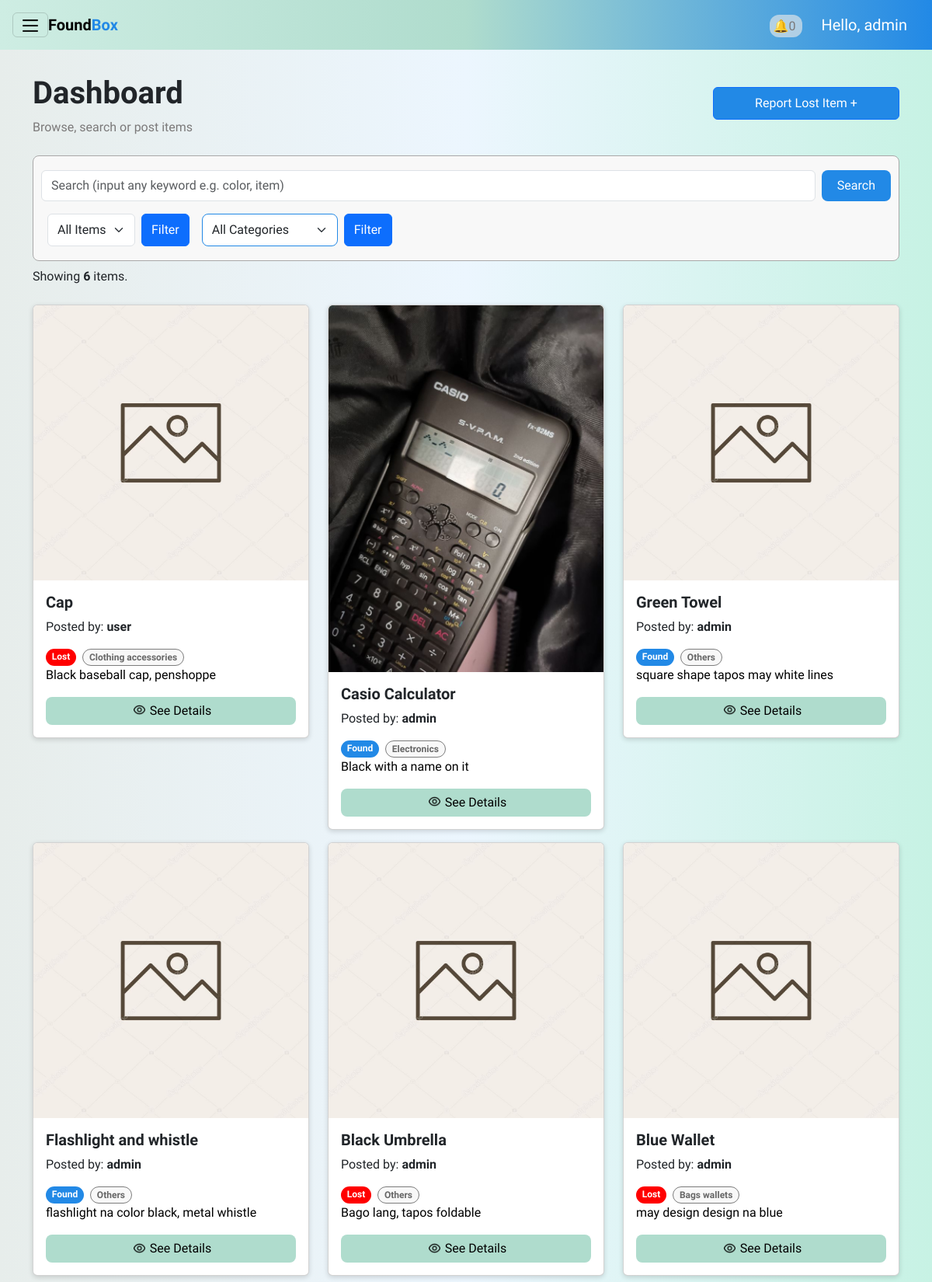
Screenshot of /interfaces/users/dashboard_user.php (signed in) with the database file from the repository.
### tables this page shows
CREATE TABLE categories (
        id INTEGER PRIMARY KEY AUTOINCREMENT,
        name TEXT UNIQUE NOT NULL
    );

### interfaces/users/dashboard_user.php (the view, shortened to what this page needs)
<?php
$user = $_SESSION["user"];
$db = get_db();
$action = $_GET["action"] ?? "list";
$where = [];
$where[] = "items.item_status != 'claimed'";
$sql = "SELECT items.*, categories.name AS category_name, users.role AS posted_by_role, items.created_at AS date_created
        FROM items
        LEFT JOIN categories ON items.category_id = categories.id
        LEFT JOIN users ON users.id = items.user_id";
if (!empty($where)) {
    $sql .= " WHERE " . implode(" AND ", $where);
}
$sql .= " ORDER BY items.id DESC";
?>
<!DOCTYPE html>
<html lang="en">
<head>
    <link rel="stylesheet" href="../../reusable/header.css">
    <link rel="stylesheet" href="../../reusable/cards.css">
    <link rel="stylesheet" href="../../reusable/form.css">
    <link rel="stylesheet" href="../../reusable/hero.css">
    <link href="https://cdn.jsdelivr.net/npm/bootstrap@5.3.8/dist/css/bootstrap.min.css" rel="stylesheet">
</head>
<body class="m-0 border-0 bd-example">
    <nav class="navbar p-3 sticky-top">
        <button class="navbar-toggler" type="button" data-bs-toggle="offcanvas"
                data-bs-target="#offcanvasWithBothOptions" aria-controls="offcanvasWithBothOptions"
                aria-expanded="false" aria-label="Toggle navigation">
            <img src="/assets/hamburger.png" alt="hamburger icon" width="20px" height="20px">
        </button>
        <strong><a class="navbar-brand me-auto d-none d-md-inline" href="#">Found<span class = "find">Box</a></strong>
        <?php $userId = $_SESSION['user']['id'];
        $notifCount = $db->querySingle("
            SELECT COUNT(*)
            FROM notifications
            WHERE status = 'unread' AND notify_to = $userId AND type = 'to_user'
        ");?>
        <div class = "ms-auto">
            <a href="myposts_user.php" class="notif mx-4">
                🔔<?= $notifCount ?>
            </a>
            <a class="navbar-brand text-white" href="#">Hello, <?php echo htmlspecialchars($user["username"]); ?></a>
        </div>
    </nav>
<div class="container my-3">
    <?php if ($action === "create"): ?>
        <h3 class="mb-4" style="font-weight: 700; color: #334155;">Post New Item</h3>
        <form method="post" action="?action=store" enctype="multipart/form-data">
            <div class="form-grid-layout">
                <div class="form-left">
                    <div class="input-group-modern">
                        <label>Item Name</label>
                        <input type="text" name="title" placeholder="e.g. Blue Jansport Backpack" required>
                    </div>
                    <div class="form-row">
                        <div class="input-group-modern">
                            <label>Category</label>
                            <select name="category_id" id="category_id" required>
                                <option value="">Select Category</option>
                                <?php
                                $catQ = $db->query("SELECT * FROM categories ORDER BY name");
                                while($c = $catQ->fetchArray(SQLITE3_ASSOC)):
                                ?>
                                    <option value="<?= $c['id']; ?>">
                                        <?= ucfirst(str_replace('_', ' ', $c['name'])); ?>
                                    </option>
                                <?php endwhile; ?>
                            </select>
                        </div>
                    </div>
                    <div class="input-group-modern">
                        <label>Description</label>
                        <textarea name="description" rows="3" placeholder="Describe the item (color, distinctive marks, brand)..."></textarea>
                    </div>
                    <div class="form-row">
                        <div class="input-group-modern">
                            <label>Lost Location</label>
                            <input type="text" name="location_lost" id="location_lost" placeholder="Where was it lost?">
                        </div>
                    </div>
                    <div class="form-row">
                        <div class="input-group-modern">
                            <label id="dateLabel">Date Event</label>
                            <div class="date-card">
                                <input type="date" name="date_lost_or_found" id="date_lost_or_found" style="border:none; background:transparent; padding:0;">
                            </div>
                        </div>
                    </div>
                    <div class="d-flex gap-2 mt-2">
                        <button class="btn btn-primary w-50" type="submit">Publish Post</button>
                        <a class="btn btn-secondary w-50" href="dashboard_user.php" style="background-color: #cbd5e1; color: #334155; border:none;">Cancel</a>
                    </div>
                </div>
                <div class="form-right">
                    <div class="input-group-modern" style="height: 100%;">
                        <label>Item Image</label>
                        <div class="image-upload-wrapper">
                            <input type="file" name="item_image" id="file-input-real" accept="image/*" onchange="previewImage(event)">
                            <img id="image-preview" src="#" alt="Image Preview">
                            <div class="upload-placeholder" id="upload-placeholder">
                                <svg xmlns="http://www.w3.org/2000/svg" viewBox="0 0 24 24"><path d="M19.35 10.04C18.67 6.59 15.64 4 12 4 9.11 4 6.6 5.64 5.35 8.04 2.34 8.36 0 10.91 0 14c0 3.31 2.69 6 6 6h13c2.76 0 5-2.24 5-5 0-2.64-2.05-4.78-4.65-4.96zM14 13v4h-4v-4H7l5-5 5 5h-3z"/></svg>
                                <p><strong>Click to Upload</strong><br>or drag and drop here</p>
                            </div>
                        </div>
                    </div>
                </div>
            </div>
        </form>
        <script>
            function previewImage(event) {
                const input = event.target;
                const preview = document.getElementById('image-preview');
                const placeholder = document.getElementById('upload-placeholder');
                if (input.files && input.files[0]) {
                    const reader = new FileReader();
                    reader.onload = function(e) {
                        preview.src = e.target.result;
                        preview.style.display = 'block';
                        placeholder.style.display = 'none';
                    }
                    reader.readAsDataURL(input.files[0]);
                }
            }
        </script>
    <?php else: ?>
        <section class = "heroSection pt-3">
            <div>
                <h1><strong>Dashboard</strong></h1>
                <p class = "subtext">Browse, search or post items</p>
            </div>
            <a id = "postItems" type="button" class="btn btn-primary ms-auto" href="?action=create">
                Report Lost Item +
            </a>
        </section>
        <div class="search-filter-container my-2">
            <form class="d-flex py-2 w-100" method="GET">
                <input
                    class="form-control me-2"
                    type="search"
                    name="search"
                    placeholder="Search (input any keyword e.g. color, item)"
                    value="<?php echo htmlspecialchars($_GET['search'] ?? ''); ?>"
                />
                <button class="btn searchBtn" type="submit">Search</button>
            </form>
            <form method="GET" class="d-flex">
                <select name="item_status" class="form-select m-2 me-auto">
                    <option value="">All Items</option>
                </select>
                <button type="submit" class="btn btn-primary m-2">Filter</button>
            </form>
            <form method="GET" class="d-flex">
                <select id="filterCategory" name="category_id" class="form-select m-2 me-auto w-100">
                    <option value="">All Categories</option>
                </select>
                <button type="submit" class="btn btn-primary m-2">Filter</button>
            </form>
        </div>
        <?php
        $result = $db->query($sql);
        $items = [];
        while ($row = $result->fetchArray(SQLITE3_ASSOC)) {
            $items[] = $row;
        } ?>
        <div class="row">
            <?php if (empty($items)): ?>
                <p class = "noItemFound">
                    <img src="/assets/empty.png" alt="Empty box" style="width: 300px;">
                    No items found.
                </p>
            <?php else: ?>
                <?php $itemCount = count($items);?>
                <p>Showing <strong><?php echo $itemCount; ?></strong>  items.</p>
                <?php foreach ($items as $it): ?>
                    <div class="col-md-4">
                        <div class="card my-2">
                            <?php if(!empty($it['image_path'])): ?>
                                <img src="../../<?php echo htmlspecialchars($it['image_path']); ?>" class="card-img-top" alt="Item image">
                            <?php else: ?>
                                <img src="/assets/image.png" class="card-img-top" alt="Default image">
                            <?php endif; ?>
                            <div class="card-body">
                                <h5 class="card-title"><strong><?php echo htmlspecialchars($it["title"]); ?></strong></h5>
                                <p class="posted-by">
                                    Posted by: <strong><?= htmlspecialchars($it["posted_by_role"]); ?></strong>
                                </p>
                                <div class="badges d-flex gap-2">
                                    <span class="badge rounded-pill bg-<?php echo $it['item_status']; ?>">
                                        <?php echo ucfirst($it["item_status"]); ?>
                                    </span>
                                    <?php if ($it["category_name"]): ?>
                                    <span class="category badge rounded-pill">
                                        <?php echo ucfirst(str_replace('_', ' ', $it["category_name"])); ?>
                                    </span>
                                    <?php endif; ?>
                                </div>
                                <p class="card-text"><?php echo htmlspecialchars($it["description"]); ?></p>
                                <button id = "seeDetails" type="button" class="btn btn-primary rounded-3 w-100" data-bs-toggle="modal" data-bs-target="#modal-<?php echo $it['id']; ?>">
                                    <img class = "view" src="/assets/eye.png" alt="view" > See Details
                                </button>
                            </div>
                        </div>
                    </div>
                <?php endforeach; ?>
            <?php endif; ?>
        </div>
    <?php endif; ?>
</div>
</body>
</html>

### reusable/header.css (style rules this page uses)
:root { --color-primary-gradient: linear-gradient(to right, #ceede3,#afdccd, #2289e6); --blue-primary: #2289e6; --button: #afdccd; --button-hover: #ceede3; --bg: #f8f8f8; --gray-text: #7b7979; --lost-color: #ff0000; --found-color: #2289e6; --claimed-color: #558d57; --pending-color: #ffa629; }
* { font-family: "Plus Jakarta Sans", sans-serif; }
body { margin: 0; height: 100vh; background:linear-gradient(to right, #e7edeb 0%, #ecf6fe 50%, #c7f2e4 100%); background-attachment: fixed; }
.navbar .navbar-brand, .navbar .navbar-text, .navbar .notif { white-space: nowrap !important; }
.navbar .navbar-toggler { flex: 0 0 auto !important; }
.navbar .ms-auto { margin-left: auto !important; }
.navbar-brand { font-size: 20px !important; }
.find { color: var(--blue-primary); }
nav { background: var(--color-primary-gradient); }
.notif { color: var(--gray-text) !important; text-decoration: none; padding: 5px; background-color: rgba(234, 234, 234, 0.639); border-radius: 12px; }
#postItems { background-color: var(--blue-primary); width: 100%; }
#seeDetails { color: black; background-color: var(--button); border: none; }
.subtext { color: var(--gray-text); }
.search-filter-container { display: flex; flex-wrap: wrap; }
.form-select option { background-color: var(--bg) !important; border-radius: 8px !important; }

### reusable/cards.css (style rules this page uses)
:root { --color-primary: #2289e6; --color-ui-accent: #afdccd; --color-ui-surface: #f8f8f8; --gray-text: #7b7979; --lost-color: #ff0000; --found-color: #2289e6; --claimed-color: #558d57; --pending-color: #ffa629; }
.card { display: flex !important; flex-direction: row !important; height: auto !important; width: auto !important; overflow: hidden !important; transition: box-shadow 0.3s ease; box-shadow: 0 2px 6px rgba(0,0,0,0.15); }
.card img { height: 100%; width: 150px; object-fit: cover; }
.view { width: 15px !important; margin: 0 2px 4px 4px !important; }
.badges { display:flex !important; flex-direction: row !important; }
.badge { width: fit-content !important; }
.badge.bg-lost { background: var(--lost-color) !important; }
.badge.bg-found { background: var(--found-color) !important; }
.category { color: rgb(103, 103, 103) !important; background-color: #f8f8f8; border: 1px solid rgb(124, 124, 124); }
.card-text { color: black; }
@media (min-width: 768px) { .card { display: block !important; width: 100% !important; } }
@media (min-width: 768px) { .card img { width: 100%; height: 100%; object-fit: cover; } }

### reusable/form.css (style rules this page uses)
:root { --color-primary: #2289e6; --color-ui-accent: #afdccd; --color-ui-surface: #f8f8f8; --lost-color: #ff0000; --found-color: #2289e6; --claimed-color: #558d57; --pending-color: #ffa629; }
.btn { padding: 10px 16px; border-radius: 8px; font-weight: 600; border: none; cursor: pointer; font-size: 0.95rem; transition: all 0.2s ease; text-decoration: none; display: inline-flex; align-items: center; justify-content: center; }
.btn-primary { background-color: var(--color-primary); color: white; }
.d-flex { display: flex; }
.gap-2 { gap: 0.5rem; }

### reusable/hero.css (style rules this page uses)
:root { --color-primary-gradient: linear-gradient(to right, #ceede3,#afdccd, #2289e6); --blue-primary: #2289e6; --button: #afdccd; --button-hover: #ceede3; --bg: #f8f8f8; --gray-text: #7b7979; --lost-color: #ff0000; --found-color: #2289e6; --claimed-color: #558d57; --pending-color: #ffa629; }
.search-filter-container form { display: flex !important; flex-direction: row !important; }
button.searchBtn { background-color: var(--blue-primary) !important; color: white; border: none; padding: 8px 20px; border-radius: 8px; }
.search-filter-container { background-color: #f8f8f8; border: 1px solid #a9a8a8; border-radius: 8px; padding: 10px; }
#filterStatus, #filterCategory { border-color: var(--blue-primary); padding: 8px 12px !important; border-radius: 8px; cursor: pointer; }
@media (min-width: 768px) { .heroSection { display: grid !important; grid-template-columns: 2fr 1fr; } }
@media (min-width: 768px) { #postItems { margin-top: 2vh; padding: 0.5rem; width: 20vw; height: min-content; } }

### rows the page displays
categories: title "Cap", posted_by_role "user", item_status "Lost", name "Clothing accessories", description "Black baseball cap, penshoppe"
categories: title "Casio Calculator", posted_by_role "admin", item_status "Found", name "Electronics", description "Black with a name on it"
categories: title "Green Towel", posted_by_role "admin", item_status "Found", name "Others", description "square shape tapos may white lines", title "Flashlight and whistle", description "flashlight na color black, metal whistle", title "Black Umbrella", item_status "Lost", description "Bago lang, tapos foldable"
categories: title "Blue Wallet", posted_by_role "admin", item_status "Lost", name "Bags wallets", description "may design design na blue"

### other values shown
$notifCount "0"
$user["username"] "admin"
$itemCount "6"
